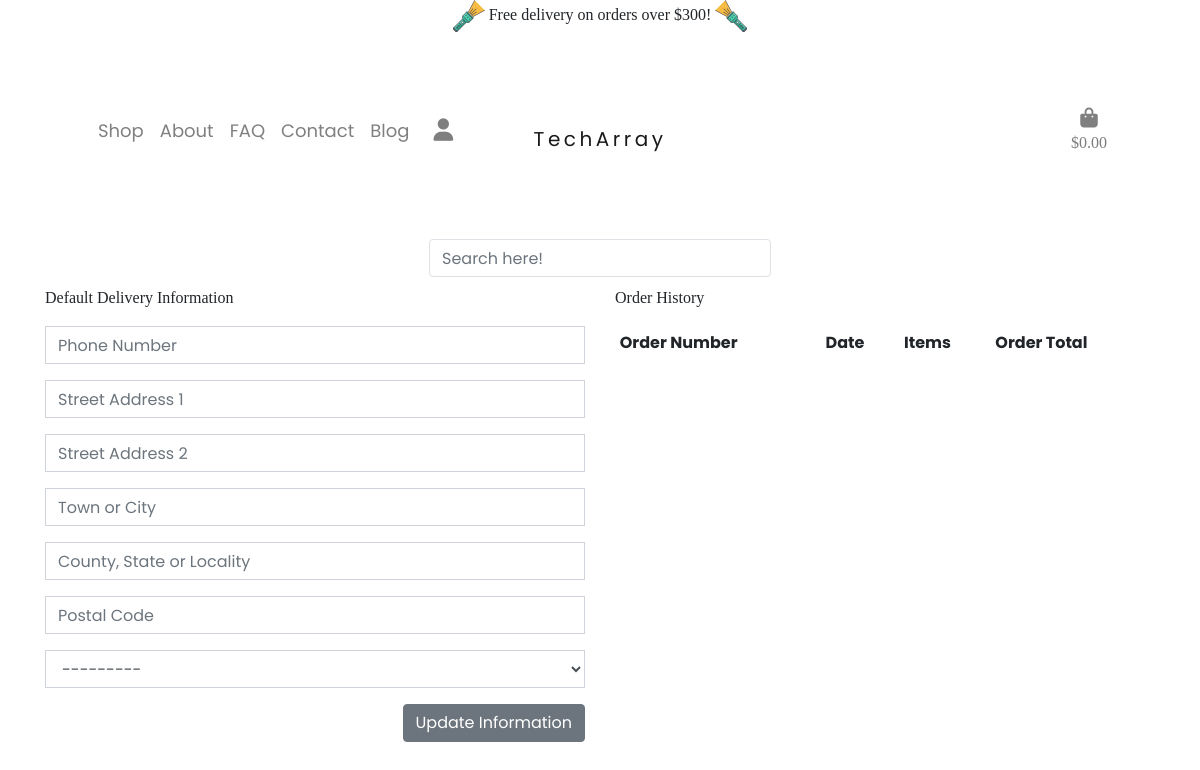
Before: /profile/ (signed in) with the older database file.
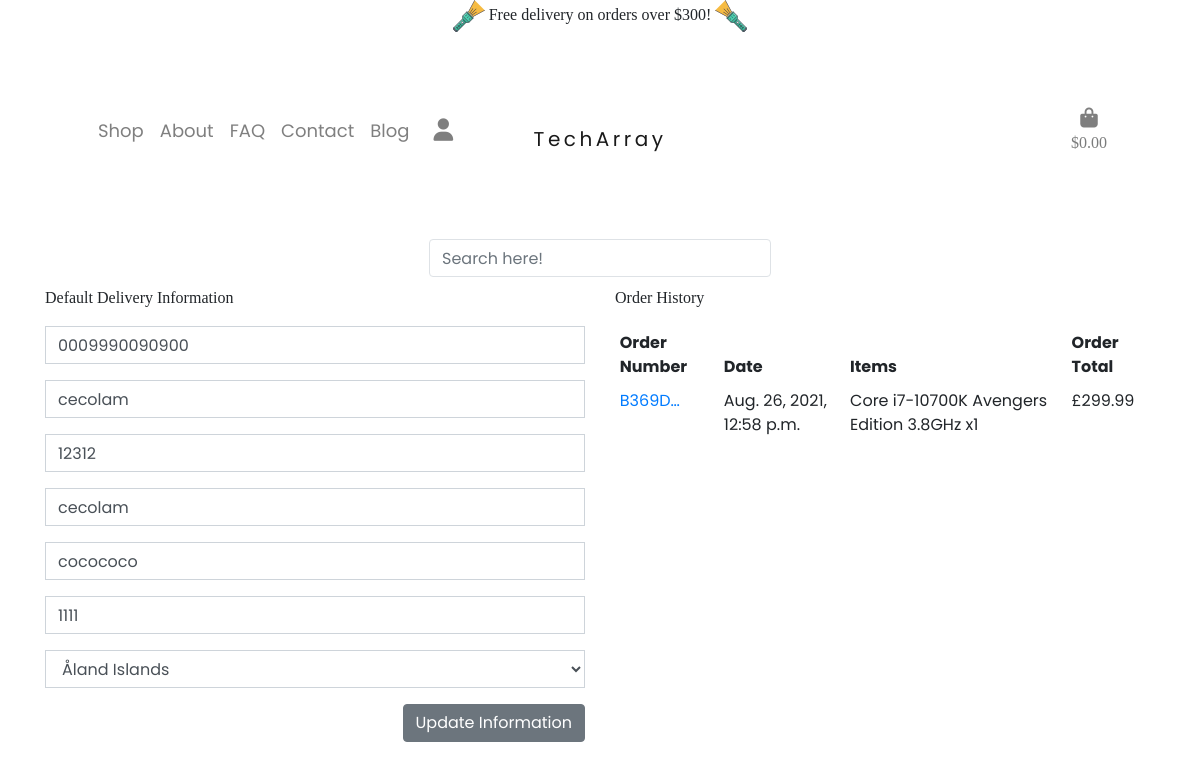
After: the same page with the newer database file.
### profiles/models.py (models this page shows, shortened)
class UserProfile(models.Model):
    user = models.OneToOneField(User, on_delete=models.CASCADE)
    default_phone_number = models.CharField(max_length=20, null=True, blank=True)
    default_street_address1 = models.CharField(max_length=80, null=True, blank=True)
    default_street_address2 = models.CharField(max_length=80, null=True, blank=True)
    default_town_or_city = models.CharField(max_length=40, null=True, blank=True)
    default_county = models.CharField(max_length=80, null=True, blank=True)
    default_postcode = models.CharField(max_length=20, null=True, blank=True)
    default_country = CountryField(blank_label='Country', null=True, blank=True)

### checkout/models.py (models this page shows, shortened)
class Order(models.Model):
    order_number = models.CharField(max_length=32, null=False, editable=False)
    user_profile = models.ForeignKey(UserProfile, on_delete=models.SET_NULL,
                                     null=True, blank=True, related_name='orders')
    full_name = models.CharField(max_length=50, null=False, blank=False)
    email = models.EmailField(max_length=254, null=False, blank=False)
    phone_number = models.CharField(max_length=20, null=False, blank=False)
    country = CountryField(blank_label='Country *', null=False, blank=False)
    postcode = models.CharField(max_length=20, null=True, blank=True)
    town_or_city = models.CharField(max_length=40, null=False, blank=False)
    street_address1 = models.CharField(max_length=80, null=False, blank=False)
    street_address2 = models.CharField(max_length=80, null=True, blank=True)
    county = models.CharField(max_length=80, null=True, blank=True)
    date = models.DateTimeField(auto_now_add=True)
    delivery_cost = models.DecimalField(max_digits=6, decimal_places=2, null=False, default=0)
    order_total = models.DecimalField(max_digits=10, decimal_places=2, null=False, default=0)
    grand_total = models.DecimalField(max_digits=10, decimal_places=2, null=False, default=0)
    original_bag = models.TextField(null=False, blank=False, default='')
    stripe_pid = models.CharField(max_length=254, null=False, blank=False, default='')

class OrderLineItem(models.Model):
    order = models.ForeignKey(Order, null=False, blank=False, on_delete=models.CASCADE, related_name='lineitems') or 0
    product = models.ForeignKey(Product, null=False, blank=False, on_delete=models.CASCADE)
    quantity = models.IntegerField(null=False, blank=False, default=0)
    lineitem_total = models.DecimalField(max_digits=6, decimal_places=2, null=False, blank=False, editable=False)

### products/models.py (models this page shows, shortened)
class Product(models.Model):
    category = models.ForeignKey('Category', null=True, blank=True, on_delete=models.SET_NULL)
    sku = models.UUIDField(default=uuid.uuid4, editable=True, unique=True)
    name = models.CharField(max_length=254)
    description = models.TextField()
    price = models.DecimalField(max_digits=6, decimal_places=2)
    image_url = models.URLField(max_length=1024, null=True, blank=True)
    image = models.ImageField(null=True, blank=True)

### profiles/views.py (the view)
# urls.py: path('', views.profile, name='profile'),
@login_required
def profile(request):
    profile = get_object_or_404(UserProfile, user=request.user)
    if request.method == 'POST':
        form = UserProfileForm(request.POST, instance=profile)
        if form.is_valid():
            form.save()
            messages.success(request, 'Profile updated successfully')
        else:
            messages.error(request, 'Update failed. Please ensure the form is valid.')
    else:
        form = UserProfileForm(instance=profile)
    orders = profile.orders.all()
    template = 'profiles/profile.html'
    context = {
        'form': form,
        'orders': orders,
        'on_profile_page': True
    }
    return render(request, template, context)

### profiles/forms.py
class UserProfileForm(forms.ModelForm):
    class Meta:
        model = UserProfile
        exclude = ('user',)
    def __init__(self, *args, **kwargs):
        super().__init__(*args, **kwargs)
        placeholders = {
            'default_email': 'Email Address',
            'default_phone_number': 'Phone Number',
            'default_postcode': 'Postal Code',
            'default_town_or_city': 'Town or City',
            'default_street_address1': 'Street Address 1',
            'default_street_address2': 'Street Address 2',
            'default_county': 'County, State or Locality',
        }
        self.fields['default_phone_number'].widget.attrs['autofocus'] = True
        for field in self.fields:
            if field != 'default_country':
                if self.fields[field].required:
                    placeholder = f'{placeholders[field]} *'
                else:
                    placeholder = placeholders[field]
                self.fields[field].widget.attrs['placeholder'] = placeholder
            self.fields[field].widget.attrs['class'] = 'border-black rounded-0 profile-form-input'
            self.fields[field].label = False

### bag/contexts.py (called while the page is built, shortened)
def bag_contents(request):
    bag_items = []
    total = 0
    product_count = 0
    bag = request.session.get('bag', {})
    if total < settings.FREE_DELIVERY_THRESHOLD:
        delivery = total * Decimal(settings.STANDARD_DELIVERY_PERCENTAGE / 100)
        free_delivery_delta = settings.FREE_DELIVERY_THRESHOLD - total
    else:
        delivery = 0
        free_delivery_delta = 0
    grand_total = delivery + total
    context = {
        'bag_items': bag_items,
        'total': total,
        'product_count': product_count,
        'delivery': delivery,
        'free_delivery_delta': free_delivery_delta,
        'free_delivery_threshold': settings.FREE_DELIVERY_THRESHOLD,
        'grand_total': grand_total,
    }
    return context

### profiles/templates/profiles/profile.html
{% extends "base.html" %} {% load static %} {% block content %}
{% block extracss %}
<link rel="stylesheet" href="{% static 'profiles/css/profile.css' %}" />
{% endblock %}
<div class="container container-padding bag-container">
  <div class="row">
    <div class="col">
      <h2>My Profile</h2>
    </div>
  </div>
  <div class="row">
    <div class="col-12 col-lg-6">
      <p>Default Delivery Information</p>
      <form class="mt-3" action="{% url 'profile' %}" method="POST" id="profile-update-form">
        {% csrf_token %} {{ form|crispy }}
        <button class="btn btn-secondary float-right">
          Update Information
        </button>
      </form>
    </div>
    <div class="col-12 col-lg-6">
      <p>Order History</p>
      <div class="order-history table-responsive">
        <table class="table table-sm table-borderless">
          <thead>
            <tr>
              <th>Order Number</th>
              <th>Date</th>
              <th>Items</th>
              <th>Order Total</th>
            </tr>
          </thead>
          <tbody>
            {% for order in orders %}
            <tr>
              <td>
                <a href="{% url 'order_history' order.order_number %}" title="{{ order.order_number }}">
                  {{ order.order_number|truncatechars:6 }}
                </a>
              </td>
              <td>{{ order.date }}</td>
              <td>
                <ul class="list-unstyled">
                  {% for item in order.lineitems.all %}
                  <li>{{ item.product.name }} x{{ item.quantity }}</li>
                  {% endfor %}
                </ul>
              </td>
              <td>£{{ order.grand_total }}</td>
            </tr>
            {% endfor %}
          </tbody>
        </table>
      </div>
    </div>
  </div>
</div>
{{ profile }} {% endblock %}

### templates/base.html (shortened to what this page needs)
{% load static %}
<!doctype html>
<html lang="en">
  <head>
    {% block corecss %}
        <link rel="stylesheet" href="https://stackpath.bootstrapcdn.com/bootstrap/4.4.1/css/bootstrap.min.css">
    {% endblock %}
    {% block extra_css %}
      <link rel="stylesheet" href="https://stackpath.bootstrapcdn.com/bootstrap/4.4.1/css/bootstrap.min.css">
      <link rel="stylesheet" href="{% static 'css/base.css' %}">
    {% endblock %}
  </head>
  <body>
    <header class="fixed-top bg-white">
		<div class="container">
			<div id="delivery-banner" class="row text-center">
				<div class="col">
					<p> <img src="{{ MEDIA_URL }}flashlight-left.png" alt=""> Free delivery on orders over ${{ free_delivery_threshold }}! <img src="{{ MEDIA_URL }}flashlight-right.png" alt=""></p>
				</div>
			</div>
		</div>
		<nav class="navbar navbar-expand-xl navbar-light bg-white">
			<div class="col-4 toggler-col">
				<div class="col-4 collapse navbar-collapse nav-item-list" id="navbarSupportedContent">
					<ul class="navbar-nav justify-content-start">
						<li class="nav-item">
							<a class="nav-link" aria-label="Shop" href="{% url 'products' %}">Shop</a>
						</li>
						<li class="nav-item">
							<a class="nav-link" href="{% url 'products' %}">About</a>
						</li>
						<li class="nav-item">
							<a class="nav-link" href="{% url 'accordion' %}">FAQ</a>
						</li>
						<li class="nav-item">
							<a class="nav-link" href="{% url 'contact' %}">Contact</a>
						</li>
						<li class="nav-item">
							<a class="nav-link" href="{% url 'blog' %}">Blog</a>
						</li>
						<li class="nav-item dropdown my-account-mobile">
							<a class="nav-link" data-toggle="dropdown" href="#" role="button" id="myaccount"
								aria-haspopup="true" aria-expanded="false">
								<div>
									<p class="d-xl-block newfont"><i class="nav-link fas fa-user fa-lg"></i>
									</p>
								</div>
							</a>
						</li>
					</ul>
				</div>
			</div>
			<div class="col-4 navbar-brand-col text-center">
				<a class="navbar-brand" aria-label="Home" href="{% url 'home' %}">TechArray</a>
			</div>
			<div class="col-4 nav-icons">
				<ul class="nav-bag-account navbar-nav justify-content-end">
					<li class="nav-item list-inline-item">
						<a class="{% if grand_total %}text-info{% else %}{% endif %} nav-link" href="{% url 'view_bag' %}">
							<div class="text-center nav-bag">
								<div><i class="nav-link fas fa-shopping-bag fa-lg"></i></div>
								<p class="d-none d-xl-block">
									{% if grand_total %} ${{ grand_total|floatformat:2 }}
									{% else %} $0.00 {% endif %}
								</p>
							</div>
						</a>
					</li>
				</ul>
			</div>
		</nav>
		<form method="GET" action="{% url 'products' %}" class="search-site-form form-inline">
			<div class="input-group">
				<input class="form-control border" name="q" type="search" placeholder="Search here!" id="example-search-input">
			</div>
		</form>
	</header>
    {% block content %}
    {% endblock %}
	{% block extracss %}
	{% endblock %}
  </body>
</html>

### static/css/base.css (style rules this page uses)
* { margin: 0; padding: 0; }
html, body { width: auto; overflow-x: hidden!important ; }
body { font-family: 'Poppins', serif; }
p { font-family: 'Spectral', serif; font-weight: 500 !important; }
h2 { color: #5a5656; }
.container-padding { padding-top: 15em; }
#navbarSupportedContent { transition: height 0.1s ease-out; }
.navbar { margin: 0px 24px; }
.navbar-brand { letter-spacing: 5.6px; font-size: 28px; margin-right: 0px; }
.my-account-mobile { display: none; }
.nav-item { font-size: 16px; }
.nav-icons { width: auto; padding: 0px; padding-right: 5px; }
.nav-icons ul li { padding: 0px 5px; }
.nav-bag p { color: #7b7c7c!important; }
.search-site-form { display: grid; align-items: center; justify-content: center; padding: 10px; }
select, select option { color: black; }
@media only screen and (max-width: 1200px) { .navbar { margin: 16px 75px;; padding: 0px; } }
@media only screen and (max-width: 1200px) { .nav-item-list { text-align: left; padding: 40px 0px; max-width: 100%; } }
@media only screen and (max-width: 1200px) { .nav-item-list li { padding: 5px 0px; font-size: 18px; } }
@media only screen and (max-width: 1200px) { .navbar-brand { letter-spacing: 3.5px; font-size: 20px; } }
@media only screen and (max-width: 1200px) { .nav-bag-account { -webkit-box-orient: unset; -webkit-box-direction: unset; -ms-flex-direction: unset; flex-direction: unset; } }
@media only screen and (max-width: 1200px) { .my-account-mobile { display: block; } }

### profiles/static/profiles/css/profile.css (style rules this page uses)
.order-history { max-height: 416px; overflow-y: auto; }

Changed rows visible on the page:
changed UserProfile: default_phone_number (not shown) → "0009990090900"; default_street_address1 (not shown) → "cecolam"; default_street_address2 (not shown) → "12312"; default_town_or_city (not shown) → "cecolam"; default_county (not shown) → "cocococo"; default_postcode (not shown) → "1111"; default_country "---------" → "Åland Islands"
added Order: order_number "B369D…", date "Aug. 26, 2021, 12:58 p.m.", grand_total "299.99"
added OrderLineItem: product.name "Core i7-10700K Avengers Edition 3.8GHz", quantity "1"
